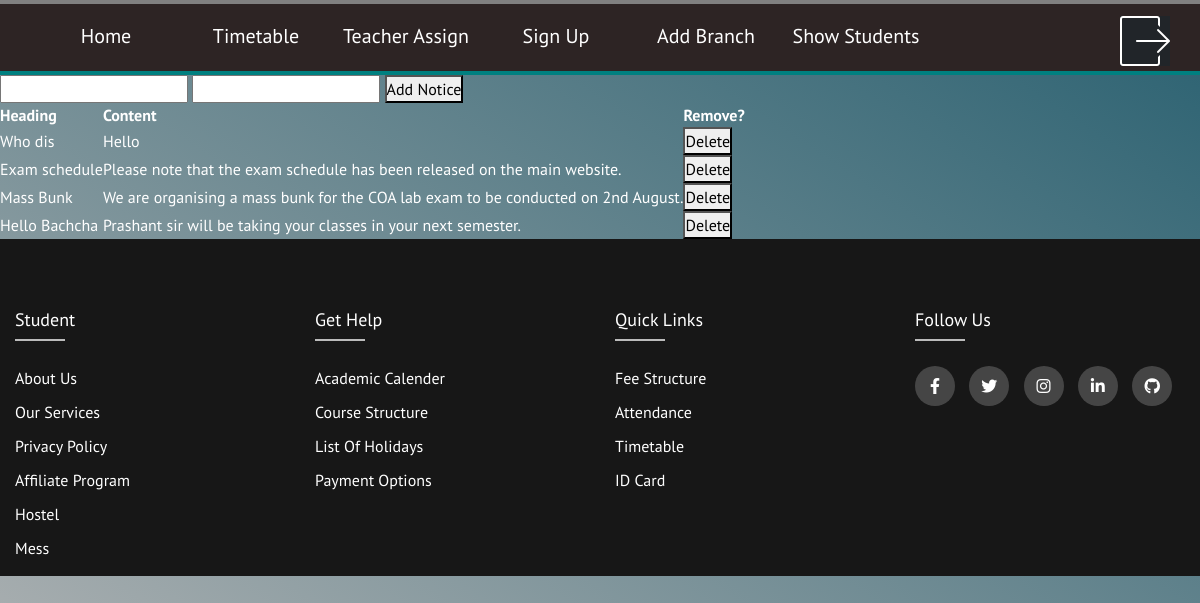
The app's page /admin/notices (signed in), older data.
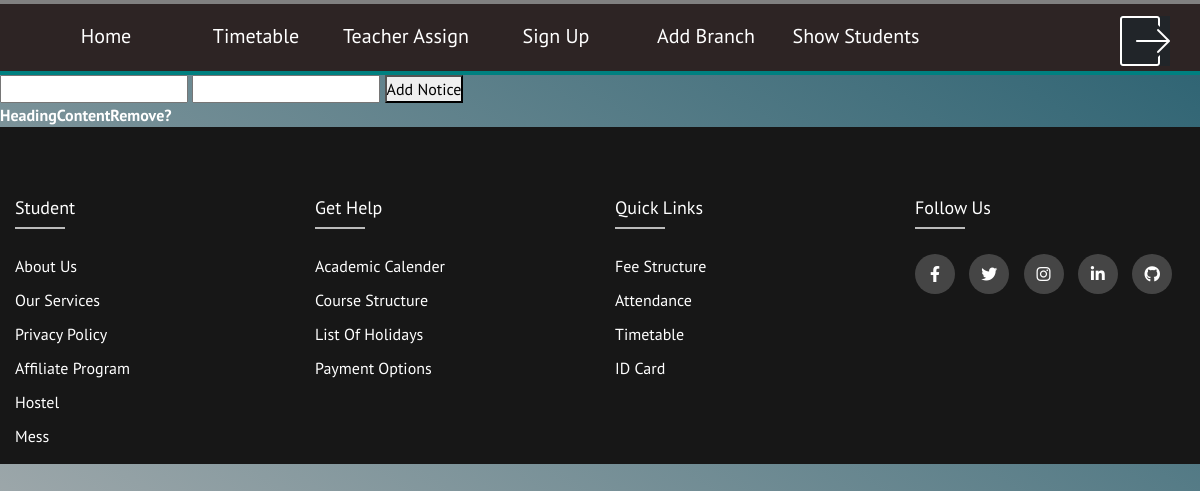
The same page, newer data.
### app/models.py (models this page shows)
class Notice(db.Model):
    id = db.Column(db.Integer, primary_key=True)
    heading = db.Column(db.String(30))
    content = db.Column(db.String(300))

### app/admin.py (the view)
@admin.route('/admin/notices')
def notices():
    if(session['role'] == 'admin'):
        notices = Notice.query.all()
        return render_template("admin_notice.html", notices = notices)
    return profile()

### app/templates/admin_notice.html (shortened to what this page needs)
<!DOCTYPE html>
<html lang="en">
  <head>
    <link
      rel="stylesheet"
      href="https://cdn.jsdelivr.net/npm/bootstrap@4.4.1/dist/css/bootstrap.min.css"
    />
    <link rel="stylesheet" href="/static/footer.css" />
    <link rel="stylesheet" href="/static/student_profile.css" />
    <link
      rel="stylesheet"
      href="https://cdnjs.cloudflare.com/ajax/libs/font-awesome/6.1.1/css/all.min.css"
    />
    <link
      rel="stylesheet"
      type="text/css"
      href="https://cdn.datatables.net/1.12.1/css/jquery.dataTables.css"
    />
  </head>
  <body>
    <nav class="navbar-dark navbar-expand-lg navbar">
      <div class="container-fluid navb-links-container">
        <div class="collapse navbar-collapse" id="navbarSupportedContent">
          <ul class="navbar-nav me-auto mb-2 mb-lg-0">
            <li class="nav-item">
              <a href="/"><button class="styled-button">Home</button></a>
            </li>
            <li class="nav-item">
              <a href="/admin/timetable"
                ><button class="styled-button">Timetable</button></a
              >
            </li>
            <li class="nav-item">
              <a href="/admin/teacher_assign"
                ><button class="styled-button">Teacher Assign</button></a
              >
            </li>
            <li class="nav-item">
              <a href="/signup"
                ><button class="styled-button">Sign Up</button></a
              >
            </li>
            <li class="nav-item">
              <a href="/admin/branch"
                ><button class="styled-button">Add Branch</button></a
              >
            </li>
            <li class="nav-item">
              <a href="/admin/show_students"
                ><button class="styled-button">Show Students</button></a
              >
            </li>
            <a href="/logout">
              <object
                data="/static/icons8-logout-50.png"
               style="position: absolute;right:30px"
                id="png"
              ></object>
              </a>
          </ul>
        </div>
      </div>
    </nav>
    <form action="/admin/add_notice" method="post">
      <input type="text" name="heading" required />
      <input type="text" name="content" required />
      <button>Add Notice</button>
    </form>
    <table id = "existing-notices">
      <thead>
        <tr>
          <th>Heading</th>
          <th>Content</th>
          <th>Remove?</th>
        </tr>
      </thead>
      {%for i in notices%}
      <tr>
        <td>{{i.heading}}</td>
        <td>{{i.content}}</td>
        <td>
          <form action="/admin/delete_notice/{{i.id}}" method="post">
            <button>Delete</button>
          </form>
        </td>
      </tr>
      {%endfor%}
    </table>
    <footer class="footer">
      <div class="containner">
        <div class="row">
          <div class="footer-col col-md-3 col-sm-6">
            <h4>Student</h4>
            <ul>
              <li><a href="#">About Us</a></li>
              <li><a href="#">Our Services</a></li>
              <li><a href="#">Privacy Policy</a></li>
              <li><a href="#">Affiliate Program</a></li>
              <li><a href="#">Hostel</a></li>
              <li><a href="#">Mess</a></li>
            </ul>
          </div>
          <div class="footer-col col-md-3 col-sm-6">
            <h4>Get Help</h4>
            <ul>
              <li><a href="#">Academic Calender</a></li>
              <li><a href="#">Course Structure</a></li>
              <li><a href="#">List of Holidays</a></li>
              <li><a href="#">Payment Options</a></li>
            </ul>
          </div>
          <div class="footer-col col-md-3 col-sm-6">
            <h4>Quick Links</h4>
            <ul>
              <li><a href="#">Fee Structure</a></li>
              <li><a href="#">Attendance</a></li>
              <li><a href="#">Timetable</a></li>
              <li><a href="#">ID card</a></li>
            </ul>
          </div>
          <div class="footer-col col-md-3 col-sm-6">
            <h4>Follow Us</h4>
            <div class="social-links">
              <a href="#"><i class="fab fa-facebook-f"></i></a>
              <a href="#"><i class="fab fa-twitter"></i></a>
              <a href="#"><i class="fab fa-instagram"></i></a>
              <a href="#"><i class="fab fa-linkedin-in"></i></a>
              <a href="#"><i class="fab fa-github"></i></a>
            </div>
          </div>
        </div>
      </div>
    </footer>
  </body>
</html>

### app/static/footer.css (style rules this page uses)
* { margin: 0; padding: 0; box-sizing: border-box; }
.containner { max-width: 1170px; margin: auto; }
ul { list-style: none; }
.footer { position:block; bottom: 0px; background-color: #171717; padding-top: 70px; width: 100%; }
.footer-col h4 { font-size: 18px; color: #ffffff; text-transform: capitalize; margin-bottom: 35px; font-weight: 500; position: relative; }
.footer-col h4::before { content: ''; position: absolute; left: 0; bottom: -10px; background-color: #bbbbbb; height: 2px; box-sizing: border-box; width: 50px; }
.footer-col ul li:not(:last-child) { margin-bottom: 10px; }
.footer-col ul li a { font-size: 16px; text-transform: capitalize; color: #ffffff; text-decoration: none; font-weight: 300; display: block; transition: all 0.3s ease; }
.footer-col .social-links a { display: inline-block; height: 40px; width: 40px; background-color: rgba(255,255,255, 0.2); margin: 0 10px 10px 0 ; text-align: center; line-height: 40px; border-radius: 50%; color: #ffffff; transition: all 0.5s ease; }

### app/static/student_profile.css (style rules this page uses)
body { margin: 0; border: 0; background: linear-gradient(to left bottom,#2A6171,rgb(183, 183, 183)); font-family:'PT Sans', sans-serif;; font-weight: 100; height: 100vh; background-repeat: no-repeat; background-attachment: fixed; color: white; }
.navbar { z-index: 1; background-color: #2D2424; color: white; height: 75px; width: 100vw; transition: all 800ms ease; border-bottom: solid 4px teal; width: 100%; }
.navbar:after, .navbar:before { height: 4px; content: ""; transition: all 400ms ease; }
.navbar:after { position: absolute; top: 0; left: 0; background-color: gray; width: 0; }
.navbar:before { position: absolute; top: 70px; left: 0; background-color: #2D2424; width: 100%; z-index: 0; }
.navb-links-container { z-index: 1; height: 75px; color: white; font-size: larger; }
.styled-button { width: 150px; height: 40px; border: none; background: transparent; background-color: #2D2424; color: white; font-size: 20px; transition: 200ms cubic-bezier(0.075, 0.82, 0.165, 1) all; }

Row changes from the older to the newer data that the page shows:
removed Notice: heading "Who dis", content "Hello"
removed Notice: heading "Exam schedule", content "Please note that the exam schedule has been released on the main website."
removed Notice: heading "Mass Bunk", content "We are organising a mass bunk for the COA lab exam to be conducted on 2nd August."
removed Notice: heading "Hello Bachcha", content "Prashant sir will be taking your classes in your next semester."
